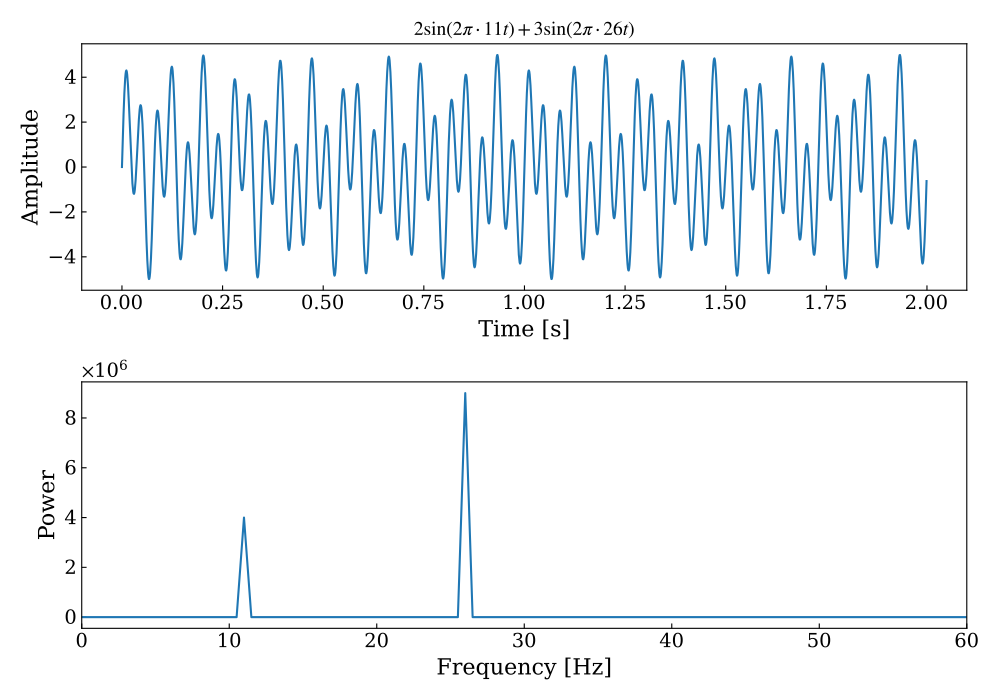

Here is the Python script that generated this plot:
from pathlib import Path

import numpy as np
from matplotlib import pyplot as plt

from signal_analysis.common import power_spectrum, set_custom_pyplot_styles
from signal_analysis.lab04.wave import fs, times

f1 = 11
f2 = 26
A1 = 2
A2 = 3
wave = A1 * np.sin(2 * np.pi * f1 * times) + A2 * np.sin(2 * np.pi * f2 * times)

freqs, spect = power_spectrum(signal=wave, fs=fs)


if __name__ == "__main__":
    set_custom_pyplot_styles()

    fig, [top, bot] = plt.subplots(2, 1)

    top.plot(times, wave)
    top.set_title(f"${A1}\sin(2\pi\cdot{f1}t)+{A2}\sin(2\pi\cdot{f2}t)$")
    top.set_xlabel("Time [s]")
    top.set_ylabel("Amplitude")

    bot.plot(freqs, spect)
    bot.set_xlim(0, 60)
    bot.set_xlabel("Frequency [Hz]")
    bot.set_ylabel("Power")

    fig.tight_layout()
    plt.savefig(Path(__file__).with_suffix(".pdf"))
    plt.show()
